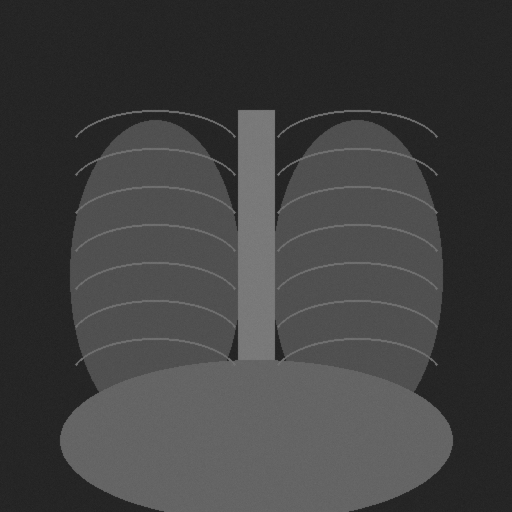
#> input picture data/sample_images/CXR_SYN_031_normal.png, 512 x 512 px
$ python -i preprocessing.py   (imports and definitions only)
#> lines starting #> are read from the running program, lines starting #| are printed output that depends on the picture
from __future__ import annotations

from pathlib import Path
from typing import Any

from PIL import Image, ImageOps

ALLOWED_SUFFIXES = {".png", ".jpg", ".jpeg", ".bmp", ".dcm", ".dicom"}
DEFAULT_SIZE = (512, 512)

# Balises DICOM porteuses de données identifiantes à neutraliser (anonymisation).
# Référence : champs PHI usuels d'un en-tête DICOM.
DICOM_PHI_TAGS = (
    "PatientName",
    "PatientID",
    "PatientBirthDate",
    "PatientAddress",
    "PatientTelephoneNumbers",
    "OtherPatientIDs",
    "OtherPatientNames",
    "ReferringPhysicianName",
    "PerformingPhysicianName",
    "InstitutionName",
    "InstitutionAddress",
    "StationName",
    "AccessionNumber",
    "StudyID",
    "DeviceSerialNumber",
)


def load_image(path: str | Path, size: tuple[int, int] | None = None) -> Image.Image:
    """Charge une image de façon sûre pour le prototype pédagogique.

    Les fichiers DICOM sont délégués à `dicom_to_image` (anonymisé). Le
    redimensionnement reste optionnel pour ne pas écraser le pipeline complet.
    """
    path = Path(path)
    suffix = path.suffix.lower()
    if suffix not in ALLOWED_SUFFIXES:
        raise ValueError(f"Format d'image non supporté : {path.suffix}")
    if suffix in {".dcm", ".dicom"}:
        image = dicom_to_image(path)
    else:
        image = Image.open(path).convert("RGB")
#> image is the input picture: PIL image 512x512 RGB; min 31, max 128, mean 64.4
    if size is not None:
        image = image.resize(size)
    return image


def anonymize_image(image: Image.Image) -> Image.Image:
    """Renvoie une copie sans métadonnées (EXIF, commentaires, info PIL).

    On reconstruit l'image à partir des seuls pixels : le dictionnaire `info`
    (qui peut contenir EXIF, GPS, annotations) est ainsi abandonné.
    """
    clean = Image.new(image.mode, image.size)
#> clean: PIL image 512x512 RGB; every value is 0
    clean.putdata(list(image.getdata()))
    return clean


def normalize_image(
    image: Image.Image, size: tuple[int, int] = DEFAULT_SIZE, equalize: bool = False
) -> Image.Image:
    """Normalise l'intensité et la taille d'une radiographie jouet.

    Étapes : niveaux de gris -> normalisation de contraste (autocontrast, ou
    égalisation d'histogramme si `equalize`) -> redimensionnement -> RGB.
    """
#> called with size = (512, 512), equalize = False
    gray = ImageOps.grayscale(image)
    gray = ImageOps.equalize(gray) if equalize else ImageOps.autocontrast(gray)
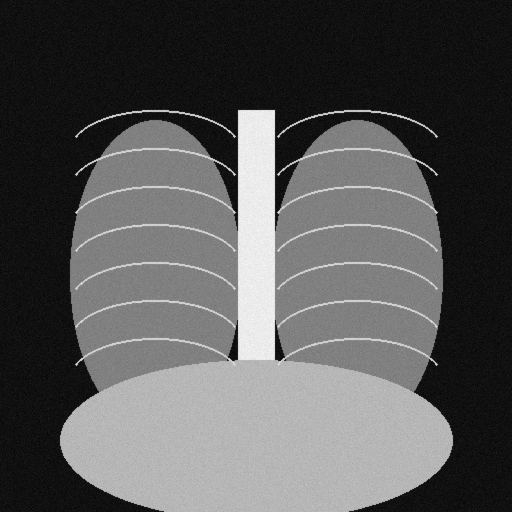
#> gray: PIL image 512x512 L; min 0, max 255, mean 87.3
    gray = gray.resize(size)
    return gray.convert("RGB")


def preprocess(
    path: str | Path, size: tuple[int, int] = DEFAULT_SIZE, equalize: bool = False
) -> tuple[Image.Image, dict[str, Any]]:
    """Pipeline complet L2 : chargement -> anonymisation -> normalisation.

    Renvoie l'image prête pour l'inférence et un dictionnaire de métadonnées
    techniques (jamais de données patient) traçable dans les logs.
    """
    raw = load_image(path)
    anonymized = anonymize_image(raw)
    normalized = normalize_image(anonymized, size=size, equalize=equalize)
    meta = {
        "source_path": str(path),
        "source_format": Path(path).suffix.lower().lstrip("."),
        "original_size": raw.size,
        "processed_size": normalized.size,
        "anonymized": True,
        "equalized": equalize,
    }
    return normalized, meta


def dicom_to_image(path: str | Path) -> Image.Image:
    """Convertit un DICOM en image RGB en supprimant les balises PHI.

    `pydicom` est importé paresseusement : aucune dépendance lourde n'est
    requise pour le chemin synthétique ni pour la CI.
    """
    try:
        import pydicom  # import paresseux : non requis pour le mode jouet
        from pydicom.pixel_data_handlers.util import apply_voi_lut
    except ImportError as exc:  # pragma: no cover - dépend de l'environnement GPU/clinique
        raise RuntimeError(
            "pydicom est requis pour lire un DICOM (pip install pydicom)."
        ) from exc

    dataset = pydicom.dcmread(str(path))
    _strip_dicom_phi(dataset)
    pixels = apply_voi_lut(dataset.pixel_array, dataset)
    # Normalisation min-max vers 0-255 pour l'affichage.
    pixels = pixels.astype("float32")
    span = pixels.max() - pixels.min()
    if span > 0:
        pixels = (pixels - pixels.min()) / span * 255.0
    if getattr(dataset, "PhotometricInterpretation", "") == "MONOCHROME1":
        pixels = 255.0 - pixels  # inversion des radios MONOCHROME1
    return Image.fromarray(pixels.astype("uint8")).convert("RGB")


def _strip_dicom_phi(dataset: Any) -> None:
    """Vide sur place les balises identifiantes d'un dataset DICOM."""
    for tag in DICOM_PHI_TAGS:
        if tag in dataset:
            dataset.data_element(tag).value = ""


def basic_quality_flag(path: str | Path) -> str:
    """Indicateur de qualité jouet basé sur le nom de fichier.

    À remplacer par de vrais contrôles (exposition, inspiration, centrage)
    dans une implémentation sérieuse. Utilisé uniquement par le backend `toy`.
    """
    name = Path(path).name.lower()
    if "uncertain" in name or "limited" in name:
        return "limited"
    return "good"

>>> result = preprocess('../data/sample_images/CXR_SYN_031_normal.png')
